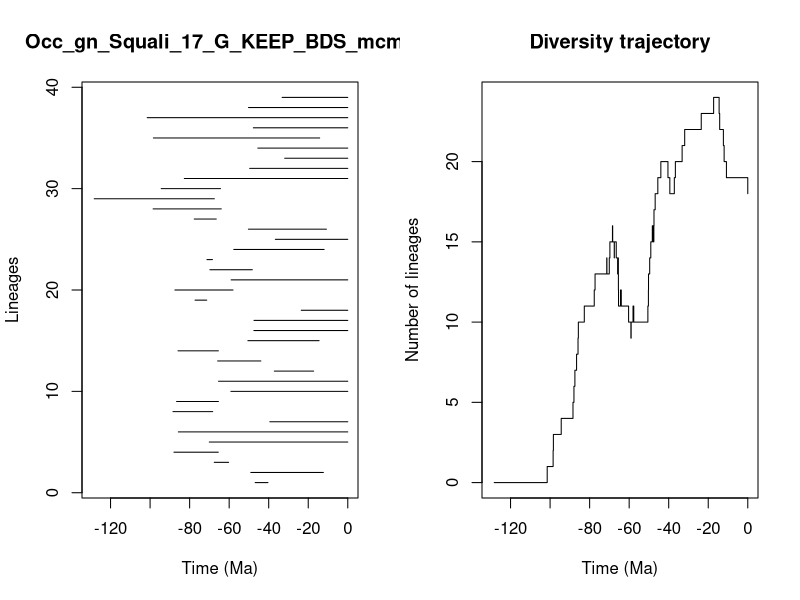

Reproduce this figure in R.


pdf(file='../Results/Genus/5_MA_bins_EP/pyrate_mcmc_logs/Occ_gn_Squali_17_G_KEEP_BDS_mcmc_LTT.pdf',width=0.6*20, height=0.6*10)
title = "Occ_gn_Squali_17_G_KEEP_BDS_mcmc"
ts=c(46.8462604948835, 49.057195586282724,67.55077080749321,87.93169854328342,70.05614127556262,85.70310917790427,39.42780868203865,88.41686068956227,86.60079724752389,59.124898941781154,65.384560935952,37.15669948835267,65.83820041136134,85.8680371154633,50.53538014627948,47.507924875539565,47.44375132165954,23.539015055324327,77.25211034818531,87.45169719194203,58.99458407220586,69.74798119879063,71.24950073865489,57.667522889704784,36.62757552852883,50.26368401572535,77.66253289811566,98.46260092288452,128.26977119142663,94.37005554917927,82.69401015858313,49.61504453452967,31.911222884567444,45.50313793997395,98.33227538851423,47.77502003226402,101.46111382159634,50.21299354058122,33.20985721624577)
te=c(40.382533614681314, 12.337323707914084,60.28940738458298,65.496638247692,0.0,0.0,0.0,68.33312419282734,65.44519267331927,0.0,0.0,17.27816084690042,43.97421391015838,65.46230059650082,14.497427106292179,0.0,0.0,0.0,71.34516263191999,58.04614062764077,0.0,48.295411402022616,68.45076188748021,11.962346469619183,0.0,10.801205551720084,66.53710599710476,63.98770947511032,67.49993942651378,64.3713423664161,0.0,0.0,0.0,0.0,14.212471193784934,0.0,0.0,0.0,0.0)
div_traj=c(0, 1,2,3,4,5,6,7,8,9,10,11,12,13,14,13,14,15,16,15,14,15,14,13,14,13,12,11,12,11,10,9,10,11,10,11,12,13,14,15,16,15,16,17,18,19,20,19,18,19,20,21,22,23,24,23,22,21,20,19,18)
time_events=c(128.26977119142663, 101.46111382159634,98.46260092288452,98.33227538851423,94.37005554917927,88.41686068956227,87.93169854328342,87.45169719194203,86.60079724752389,85.8680371154633,85.70310917790427,82.69401015858313,77.66253289811566,77.25211034818531,71.34516263191999,71.24950073865489,70.05614127556262,69.74798119879063,68.45076188748021,68.33312419282734,67.55077080749321,67.49993942651378,66.53710599710476,65.83820041136134,65.496638247692,65.46230059650082,65.44519267331927,65.384560935952,64.3713423664161,63.98770947511032,60.28940738458298,59.124898941781154,58.99458407220586,58.04614062764077,57.667522889704784,50.53538014627948,50.26368401572535,50.21299354058122,49.61504453452967,49.057195586282724,48.295411402022616,47.77502003226402,47.507924875539565,47.44375132165954,46.8462604948835,45.50313793997395,43.97421391015838,40.382533614681314,39.42780868203865,37.15669948835267,36.62757552852883,33.20985721624577,31.911222884567444,23.539015055324327,17.27816084690042,14.497427106292179,14.212471193784934,12.337323707914084,11.962346469619183,10.801205551720084,0.0)
                par(mfrow=c(1,2))
                L = length(ts)
                plot(ts, 1:L , xlim=c(-max(ts)-1,0), pch=20, type="n", main=title,xlab="Time (Ma)",ylab="Lineages")
                for (i in 1:L){segments(x0=-te[i],y0=i,x1=-ts[i],y1=i)}    
                t = -time_events
                plot(div_traj ~ t,type="s", main = "Diversity trajectory",xlab="Time (Ma)",ylab="Number of lineages",xlim=c(-max(ts)-1,0))
                abline(v=c(65,200,251,367,445),lty=2,col="gray")
                
